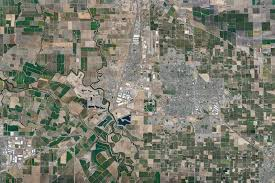
#> input picture aerial_odometry/aerial.jpg, 275 x 183 px
$ python basic_vo.py
#> lines starting #> are read from the running program, lines starting #| are printed output that depends on the picture
#!/usr/bin/python3

import cv2
import numpy as np


class VisualOdometry:
    def __init__(self, full_img_path, viewbox_size=(200, 200)):
        """
            Init the visual odometry system
        Args:
            full_img_path: path to the reference image
            viewbox_size: Tuple of )width, height) for the viewbox
        """
#> called with full_img_path = 'aerial.jpg', viewbox_size = (200, 200)
        # load and store the full reference image
        self.full_image = cv2.imread(full_img_path)
#> self.full_image is the input picture: shape (183, 275, 3); mean B, G, R 110.8, 124.1, 123.5
        if self.full_image is None:
            raise ValueError("Could not load teh image")

        # store teh viewbox dimensions
        self.viewbox_width, self.viewbox_height = viewbox_size

        # init the current position
        self.current_pos = [0, 0]

        # init feature detector
        self.orb = cv2.ORB_create()
        self.matcher = cv2.BFMatcher(cv2.NORM_HAMMING, crossCheck=True)

    def get_current_view(self):
        """Extract the current viewbox from the full image"""
        x, y = self.current_pos

        return self.full_image[y : y + self.viewbox_height, x : x + self.viewbox_width]
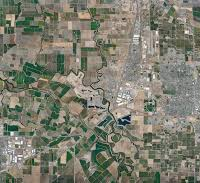
#> returned value: shape (183, 200, 3); mean of channels 0, 1, 2 111.1, 125.1, 125; drawn as B, G, R

    # [62 lines left out: function update_position, not called in this run]


    def get_position(self):
        """Return current position"""
        return self.current_pos


def main():
    # init vo with reference image
    vo = VisualOdometry("aerial.jpg", viewbox_size=(200, 200))

    # create a window to display the window
    cv2.namedWindow("viewbox")

    while True:
        # get current view
        current_view = vo.get_current_view()

        # display current view
        cv2.imshow("viewbox", current_view)

        # show current position
        print(f"Current Position: {vo.get_position()}")

        # key press to simulate movement
        key = cv2.waitKey(0)
#> (key q is pressed here)

        # handle key presses for movement
        if key == ord('q'):
            break
        elif key == ord('w'):
            new_view = vo.get_current_view()
            vo.update_position(new_view)
        elif key == ord('s'):
            new_view = vo.get_current_view()
            vo.update_position(new_view)
        elif key == ord('a'):
            new_view = vo.get_current_view()
            vo.update_position(new_view)
        elif key == ord('d'):
            new_view = vo.get_current_view()
            vo.update_position(new_view)

    cv2.destroyAllWindows()

if __name__ == "__main__":
    main()

$ run again, with aerial_odometry/new_ref_img.jpg copied over aerial_odometry/aerial.jpg
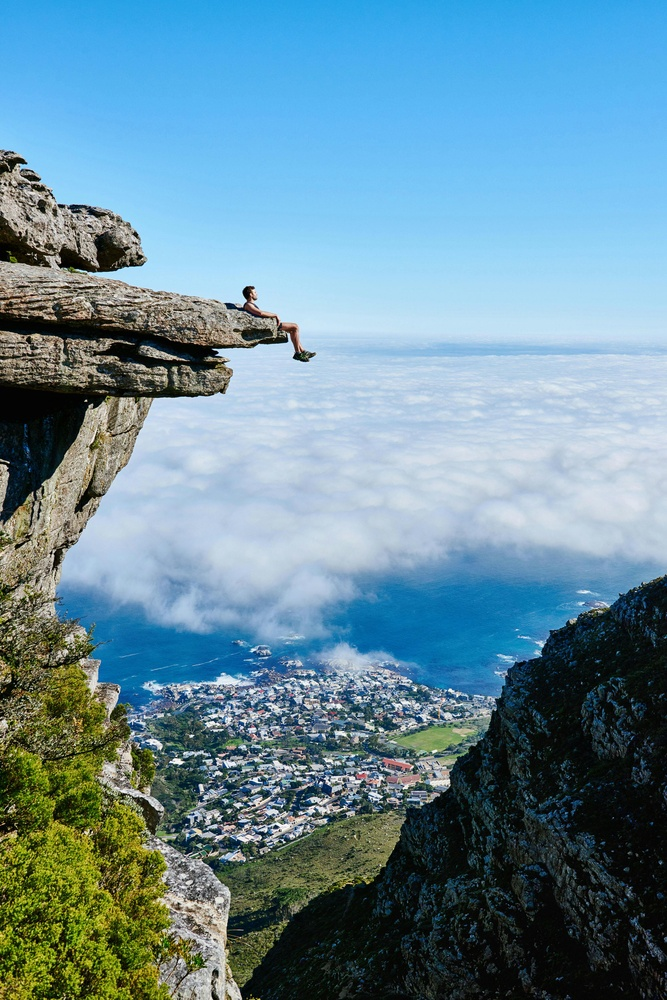
#> input picture aerial_odometry/new_ref_img.jpg, 667 x 1000 px, shrunk from 3293 x 4935 before the run
#> in __init__, self.full_image is the input picture: shape (1000, 667, 3); mean B, G, R 156.2, 140.2, 103.8
#> in get_current_view, `return self.full_image[y : y + self.viewbox_height, x : x + self.viewb..`:
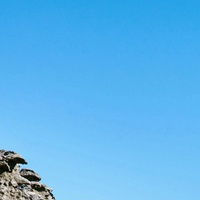
#> returned value: shape (200, 200, 3); mean of channels 0, 1, 2 236.9, 180.9, 93.8; drawn as B, G, R
